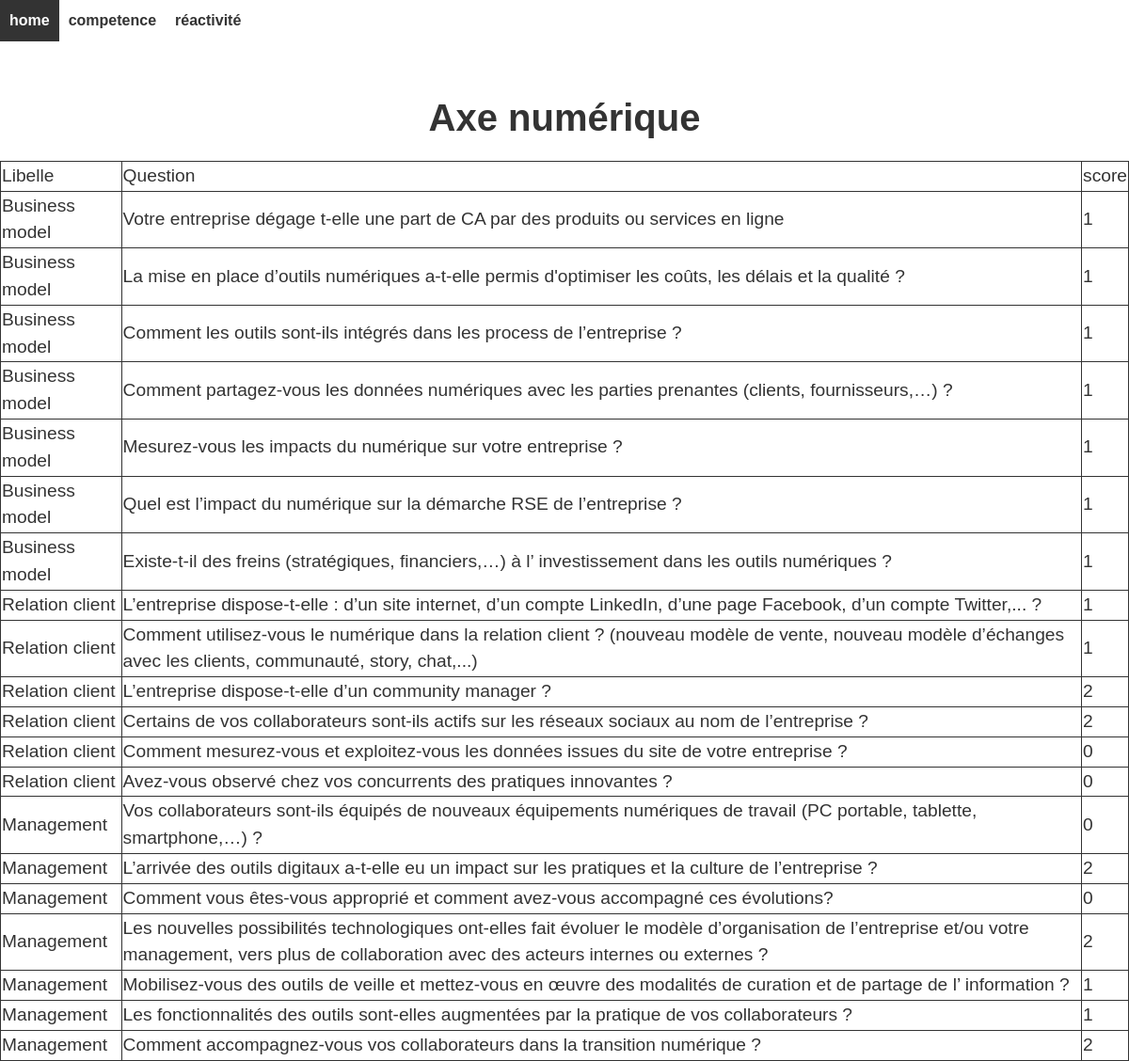
Screenshot of /pages/numérique.php?id=1 with the database file from the repository.
### tables this page shows
CREATE TABLE `numerique` (
  `id` int(11) NOT NULL,
  `identreprise` int(11) DEFAULT NULL,
  `idquestionnement` int(11) DEFAULT NULL,
  `score` int(11) DEFAULT NULL,
  `iditem` int(11) NOT NULL
);

CREATE TABLE `numerique_item` (
  `id` int(8) NOT NULL,
  `libelle` text NOT NULL,
  `progresser` text NOT NULL
);

CREATE TABLE `questionnement_numerique` (
  `id` int(8) NOT NULL,
  `id_item` int(11) NOT NULL,
  `question` text NOT NULL
);

### pages/numérique.php (the view, shortened to what this page needs)
<?php require "header.php";
$id = isset($_GET['id']) ? intval($_GET['id']) : 0;
?>
<!DOCTYPE html>
<html>
  <head>
    <link href="../style/style.css" rel="stylesheet">
  </head>
  <body>
  <nav>
    <?php
      echo '<td><a href="/Semaine-transverse-groupe-11/pages/home.php?id=' . $id . '">home</a></td>';
      echo '<td><a href="/Semaine-transverse-groupe-11/pages/competence.php?id=' . $id . '">competence</a></td>';
      echo '<td><a href="/Semaine-transverse-groupe-11/pages/réactivité.php?id=' . $id . '">réactivité</a></td>';
    ?>
  </nav>
    <br>
    <h1>Axe numérique</h1>
  </body>
</html>
<?php require "header.php";
$sql = "SELECT score,libelle,question FROM numerique
inner join numerique_item on numerique.iditem = numerique_item.id
INNER JOIN questionnement_numerique on numerique.id = questionnement_numerique.id
INNER JOIN entreprise on numerique.identreprise = entreprise.id
WHERE entreprise.id = $id";
$result = $conn->query($sql);
if ($result->num_rows > 0) {
    echo "<table>";
    ?>
    <tr><td>Libelle</td><td>Question</td><td>score</td></tr>
    <?php
    while($row = $result->fetch_assoc()) {
        echo "<tr><td>".$row["libelle"]."</td><td>".$row["question"]."</td><td>".$row["score"]."</td></tr>";
    }
    echo "</table>";
} else {
    echo "0 résultats";
}
?>

### style/style.css (style rules this page uses)
table, td { border: 1px solid #333; background-color: white; }
h1 { font-size: 2.5rem; font-weight: bold; margin-bottom: 1rem; text-align: center; }
table { border-collapse: collapse; width: 100%; }
tr { border-bottom: 1px solid #ccc; }
body { font-family: Arial, sans-serif; font-size: 16px; line-height: 1.5; color: #333; background-color: #fff; margin: 0; padding: 0; }
nav a { display: inline-block; padding: 10px; text-decoration: none; color: #333; font-weight: bold; }

### rows the page displays
numerique: numerique_item.libelle "Business model", questionnement_numerique.question "Votre entreprise dégage t-elle une part de CA par des produits ou services en ligne", score "1"
numerique: numerique_item.libelle "Business model", questionnement_numerique.question "La mise en place d’outils numériques a-t-elle permis d'optimiser les coûts, les délais et la qualité ?", score "1"
numerique: numerique_item.libelle "Business model", questionnement_numerique.question "Comment les outils sont-ils intégrés dans les process de l’entreprise ?", score "1"
numerique: numerique_item.libelle "Business model", questionnement_numerique.question "Comment partagez-vous les données numériques avec les parties prenantes (clients, fournisseurs,…) ?", score "1"
numerique: numerique_item.libelle "Business model", questionnement_numerique.question "Mesurez-vous les impacts du numérique sur votre entreprise ?", score "1"
numerique: numerique_item.libelle "Business model", questionnement_numerique.question "Quel est l’impact du numérique sur la démarche RSE de l’entreprise ?", score "1"
numerique: numerique_item.libelle "Business model", questionnement_numerique.question "Existe-t-il des freins (stratégiques, financiers,…) à l’ investissement dans les outils numériques ?", score "1"
numerique: numerique_item.libelle "Relation client", questionnement_numerique.question "L’entreprise dispose-t-elle : d’un site internet, d’un compte LinkedIn, d’une page Facebook, d’un compte Twitter,... ?", score "1"
numerique: numerique_item.libelle "Relation client", questionnement_numerique.question "Comment utilisez-vous le numérique dans la relation client ? (nouveau modèle de vente, nouveau modèle d’échanges avec les clients, communauté, story, chat,...)", score "1"
numerique: numerique_item.libelle "Relation client", questionnement_numerique.question "L’entreprise dispose-t-elle d’un community manager ?", score "2"
numerique: numerique_item.libelle "Relation client", questionnement_numerique.question "Certains de vos collaborateurs sont-ils actifs sur les réseaux sociaux au nom de l’entreprise ?", score "2"
numerique: numerique_item.libelle "Relation client", questionnement_numerique.question "Comment mesurez-vous et exploitez-vous les données issues du site de votre entreprise ?", score "0"
numerique: numerique_item.libelle "Relation client", questionnement_numerique.question "Avez-vous observé chez vos concurrents des pratiques innovantes ?", score "0"
numerique: numerique_item.libelle "Management", questionnement_numerique.question "Vos collaborateurs sont-ils équipés de nouveaux équipements numériques de travail (PC portable, tablette, smartphone,…) ?", score "0"
numerique: numerique_item.libelle "Management", questionnement_numerique.question "L’arrivée des outils digitaux a-t-elle eu un impact sur les pratiques et la culture de l’entreprise ?", score "2"
numerique: numerique_item.libelle "Management", questionnement_numerique.question "Comment vous êtes-vous approprié et comment avez-vous accompagné ces évolutions?", score "0"
numerique: numerique_item.libelle "Management", questionnement_numerique.question "Les nouvelles possibilités technologiques ont-elles fait évoluer le modèle d’organisation de l’entreprise et/ou votre management, vers plus de collaboration avec des acteurs internes ou externes ?", score "2"
numerique: numerique_item.libelle "Management", questionnement_numerique.question "Mobilisez-vous des outils de veille et mettez-vous en œuvre des modalités de curation et de partage de l’ information ?", score "1"
numerique: numerique_item.libelle "Management", questionnement_numerique.question "Les fonctionnalités des outils sont-elles augmentées par la pratique de vos collaborateurs ?", score "1"
numerique: numerique_item.libelle "Management", questionnement_numerique.question "Comment accompagnez-vous vos collaborateurs dans la transition numérique ?", score "2"
